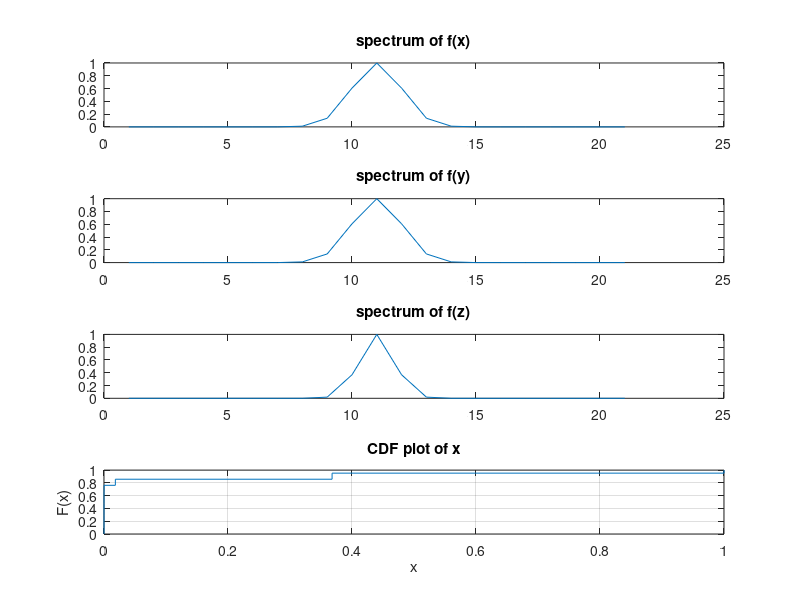

Recreate this plot in MATLAB.
clc
close all
clear all

x=-10:10
Sx=exp((-x.^2)/2)         %defining spectrum of pdf f(x)
Sy=exp((-x.^2)/2)         %defining spectrum of pdf f(y)
Sz=Sx.*Sy                 %defining spectrum of pdf f(z) where z=x+y
subplot(4,1,1)            %1st plot in 4rows,1 column figure
plot(Sx)
title('spectrum of f(x)')
subplot (4,1,2)           %2nd plot in 4×1 figure
plot(Sy)
title('spectrum of f(y)')
subplot (4,1,3)           %3rd plot in 4×1 figure
plot(Sz)
title('spectrum of f(z)')
subplot (4,1,4)           %4th plot in 4×1 figure
cdfplot(Sz)               %cdf of function of z
